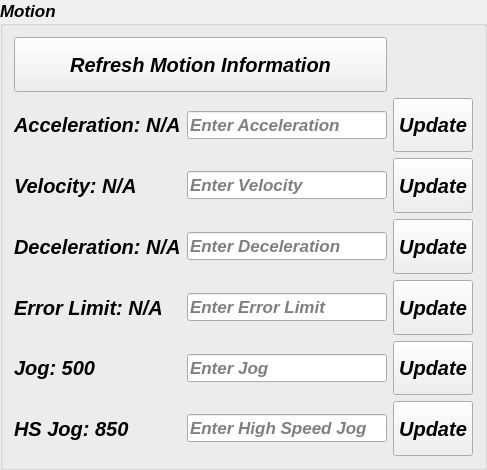
         <widget class="QGroupBox" name="groupBox_13">
          <property name="sizePolicy">
           <sizepolicy hsizetype="Minimum" vsizetype="Preferred">
            <horstretch>0</horstretch>
            <verstretch>0</verstretch>
           </sizepolicy>
          </property>
          <property name="minimumSize">
           <size>
            <width>0</width>
            <height>470</height>
           </size>
          </property>
          <property name="font">
           <font>
            <pointsize>13</pointsize>
            <italic>true</italic>
            <bold>true</bold>
           </font>
          </property>
          <property name="title">
           <string>Motion</string>
          </property>
          <layout class="QGridLayout" name="gridLayout_9">
           <item row="3" column="2">
            <widget class="QPushButton" name="decel_update_btn">
             <property name="sizePolicy">
              <sizepolicy hsizetype="Preferred" vsizetype="Expanding">
               <horstretch>0</horstretch>
               <verstretch>0</verstretch>
              </sizepolicy>
             </property>
             <property name="font">
              <font>
               <pointsize>15</pointsize>
               <italic>true</italic>
               <bold>true</bold>
              </font>
             </property>
             <property name="text">
              <string>Update</string>
             </property>
            </widget>
           </item>
           <item row="5" column="0">
            <widget class="QLabel" name="jog_label">
             <property name="sizePolicy">
              <sizepolicy hsizetype="Fixed" vsizetype="Preferred">
               <horstretch>0</horstretch>
               <verstretch>0</verstretch>
              </sizepolicy>
             </property>
             <property name="font">
              <font>
               <pointsize>15</pointsize>
               <italic>true</italic>
               <bold>true</bold>
              </font>
             </property>
             <property name="text">
              <string>Jog: 500</string>
             </property>
            </widget>
           </item>
           <item row="6" column="0">
            <widget class="QLabel" name="hs_jog_label">
             <property name="sizePolicy">
              <sizepolicy hsizetype="Fixed" vsizetype="Preferred">
               <horstretch>0</horstretch>
               <verstretch>0</verstretch>
              </sizepolicy>
             </property>
             <property name="font">
              <font>
               <pointsize>15</pointsize>
               <italic>true</italic>
               <bold>true</bold>
              </font>
             </property>
             <property name="text">
              <string>HS Jog: 850</string>
             </property>
            </widget>
           </item>
           <item row="6" column="1">
            <widget class="QLineEdit" name="hs_jog_input">
             <property name="sizePolicy">
              <sizepolicy hsizetype="Preferred" vsizetype="Fixed">
               <horstretch>0</horstretch>
               <verstretch>0</verstretch>
              </sizepolicy>
             </property>
             <property name="minimumSize">
              <size>
               <width>200</width>
               <height>0</height>
              </size>
             </property>
             <property name="font">
              <font>
               <pointsize>13</pointsize>
               <italic>true</italic>
               <bold>true</bold>
              </font>
             </property>
             <property name="placeholderText">
              <string>Enter High Speed Jog</string>
             </property>
            </widget>
           </item>
           <item row="1" column="2">
            <widget class="QPushButton" name="accel_update_btn">
             <property name="sizePolicy">
              <sizepolicy hsizetype="Preferred" vsizetype="Expanding">
               <horstretch>0</horstretch>
               <verstretch>0</verstretch>
              </sizepolicy>
             </property>
             <property name="font">
              <font>
               <pointsize>15</pointsize>
               <italic>true</italic>
               <bold>true</bold>
              </font>
             </property>
             <property name="text">
              <string>Update</string>
             </property>
            </widget>
           </item>
           <item row="6" column="2">
            <widget class="QPushButton" name="hs_jog_update_btn">
             <property name="sizePolicy">
              <sizepolicy hsizetype="Preferred" vsizetype="Expanding">
               <horstretch>0</horstretch>
               <verstretch>0</verstretch>
              </sizepolicy>
             </property>
             <property name="font">
              <font>
               <pointsize>15</pointsize>
               <italic>true</italic>
               <bold>true</bold>
              </font>
             </property>
             <property name="text">
              <string>Update</string>
             </property>
            </widget>
           </item>
           <item row="5" column="2">
            <widget class="QPushButton" name="jog_update_btn">
             <property name="sizePolicy">
              <sizepolicy hsizetype="Preferred" vsizetype="Expanding">
               <horstretch>0</horstretch>
               <verstretch>0</verstretch>
              </sizepolicy>
             </property>
             <property name="font">
              <font>
               <pointsize>15</pointsize>
               <italic>true</italic>
               <bold>true</bold>
              </font>
             </property>
             <property name="text">
              <string>Update</string>
             </property>
            </widget>
           </item>
           <item row="1" column="1">
            <widget class="QLineEdit" name="accel_input">
             <property name="sizePolicy">
              <sizepolicy hsizetype="Preferred" vsizetype="Fixed">
               <horstretch>0</horstretch>
               <verstretch>0</verstretch>
              </sizepolicy>
             </property>
             <property name="minimumSize">
              <size>
               <width>0</width>
               <height>0</height>
              </size>
             </property>
             <property name="font">
              <font>
               <pointsize>13</pointsize>
               <italic>true</italic>
               <bold>true</bold>
              </font>
             </property>
             <property name="placeholderText">
              <string>Enter Acceleration</string>
             </property>
            </widget>
           </item>
           <item row="3" column="1">
            <widget class="QLineEdit" name="decel_input">
             <property name="sizePolicy">
              <sizepolicy hsizetype="Preferred" vsizetype="Fixed">
               <horstretch>0</horstretch>
               <verstretch>0</verstretch>
              </sizepolicy>
             </property>
             <property name="minimumSize">
              <size>
               <width>0</width>
               <height>0</height>
              </size>
             </property>
             <property name="font">
              <font>
               <pointsize>13</pointsize>
               <italic>true</italic>
               <bold>true</bold>
              </font>
             </property>
             <property name="placeholderText">
              <string>Enter Deceleration</string>
             </property>
            </widget>
           </item>
           <item row="3" column="0">
            <widget class="QLabel" name="decel_value_label">
             <property name="sizePolicy">
              <sizepolicy hsizetype="Fixed" vsizetype="Preferred">
               <horstretch>0</horstretch>
               <verstretch>0</verstretch>
              </sizepolicy>
             </property>
             <property name="font">
              <font>
               <pointsize>15</pointsize>
               <italic>true</italic>
               <bold>true</bold>
              </font>
             </property>
             <property name="text">
              <string>Deceleration: N/A</string>
             </property>
            </widget>
           </item>
           <item row="2" column="0">
            <widget class="QLabel" name="vel_value_label">
             <property name="sizePolicy">
              <sizepolicy hsizetype="Fixed" vsizetype="Preferred">
               <horstretch>0</horstretch>
               <verstretch>0</verstretch>
              </sizepolicy>
             </property>
             <property name="font">
              <font>
               <pointsize>15</pointsize>
               <italic>true</italic>
               <bold>true</bold>
              </font>
             </property>
             <property name="text">
              <string>Velocity: N/A</string>
             </property>
            </widget>
           </item>
           <item row="2" column="2">
            <widget class="QPushButton" name="vel_update_btn">
             <property name="sizePolicy">
              <sizepolicy hsizetype="Preferred" vsizetype="Expanding">
               <horstretch>0</horstretch>
               <verstretch>0</verstretch>
              </sizepolicy>
             </property>
             <property name="font">
              <font>
               <pointsize>15</pointsize>
               <italic>true</italic>
               <bold>true</bold>
              </font>
             </property>
             <property name="text">
              <string>Update</string>
             </property>
            </widget>
           </item>
           <item row="4" column="2">
            <widget class="QPushButton" name="err_update_btn">
             <property name="sizePolicy">
              <sizepolicy hsizetype="Preferred" vsizetype="Expanding">
               <horstretch>0</horstretch>
               <verstretch>0</verstretch>
              </sizepolicy>
             </property>
             <property name="font">
              <font>
               <pointsize>15</pointsize>
               <italic>true</italic>
               <bold>true</bold>
              </font>
             </property>
             <property name="text">
              <string>Update</string>
             </property>
            </widget>
           </item>
           <item row="1" column="0">
            <widget class="QLabel" name="accel_value_label">
             <property name="sizePolicy">
              <sizepolicy hsizetype="Fixed" vsizetype="Preferred">
               <horstretch>0</horstretch>
               <verstretch>0</verstretch>
              </sizepolicy>
             </property>
             <property name="font">
              <font>
               <pointsize>15</pointsize>
               <italic>true</italic>
               <bold>true</bold>
              </font>
             </property>
             <property name="text">
              <string>Acceleration: N/A</string>
             </property>
            </widget>
           </item>
           <item row="2" column="1">
            <widget class="QLineEdit" name="vel_input">
             <property name="sizePolicy">
              <sizepolicy hsizetype="Preferred" vsizetype="Fixed">
               <horstretch>0</horstretch>
               <verstretch>0</verstretch>
              </sizepolicy>
             </property>
             <property name="minimumSize">
              <size>
               <width>0</width>
               <height>0</height>
              </size>
             </property>
             <property name="font">
              <font>
               <pointsize>13</pointsize>
               <italic>true</italic>
               <bold>true</bold>
              </font>
             </property>
             <property name="placeholderText">
              <string>Enter Velocity</string>
             </property>
            </widget>
           </item>
           <item row="4" column="0">
            <widget class="QLabel" name="err_value_label">
             <property name="sizePolicy">
              <sizepolicy hsizetype="Fixed" vsizetype="Preferred">
               <horstretch>0</horstretch>
               <verstretch>0</verstretch>
              </sizepolicy>
             </property>
             <property name="font">
              <font>
               <pointsize>15</pointsize>
               <italic>true</italic>
               <bold>true</bold>
              </font>
             </property>
             <property name="text">
              <string>Error Limit: N/A</string>
             </property>
            </widget>
           </item>
           <item row="5" column="1">
            <widget class="QLineEdit" name="jog_input">
             <property name="sizePolicy">
              <sizepolicy hsizetype="Preferred" vsizetype="Fixed">
               <horstretch>0</horstretch>
               <verstretch>0</verstretch>
              </sizepolicy>
             </property>
             <property name="minimumSize">
              <size>
               <width>0</width>
               <height>0</height>
              </size>
             </property>
             <property name="font">
              <font>
               <pointsize>13</pointsize>
               <italic>true</italic>
               <bold>true</bold>
              </font>
             </property>
             <property name="placeholderText">
              <string>Enter Jog</string>
             </property>
            </widget>
           </item>
           <item row="0" column="0" colspan="2">
            <widget class="QPushButton" name="refresh_motion_btn">
             <property name="sizePolicy">
              <sizepolicy hsizetype="Minimum" vsizetype="Expanding">
               <horstretch>0</horstretch>
               <verstretch>0</verstretch>
              </sizepolicy>
             </property>
             <property name="font">
              <font>
               <pointsize>15</pointsize>
               <italic>true</italic>
               <bold>true</bold>
              </font>
             </property>
             <property name="text">
              <string>Refresh Motion Information</string>
             </property>
            </widget>
           </item>
           <item row="4" column="1">
            <widget class="QLineEdit" name="err_input">
             <property name="sizePolicy">
              <sizepolicy hsizetype="Preferred" vsizetype="Fixed">
               <horstretch>0</horstretch>
               <verstretch>0</verstretch>
              </sizepolicy>
             </property>
             <property name="minimumSize">
              <size>
               <width>0</width>
               <height>0</height>
              </size>
             </property>
             <property name="font">
              <font>
               <pointsize>13</pointsize>
               <italic>true</italic>
               <bold>true</bold>
              </font>
             </property>
             <property name="placeholderText">
              <string>Enter Error Limit</string>
             </property>
            </widget>
           </item>
          </layout>
         </widget>
